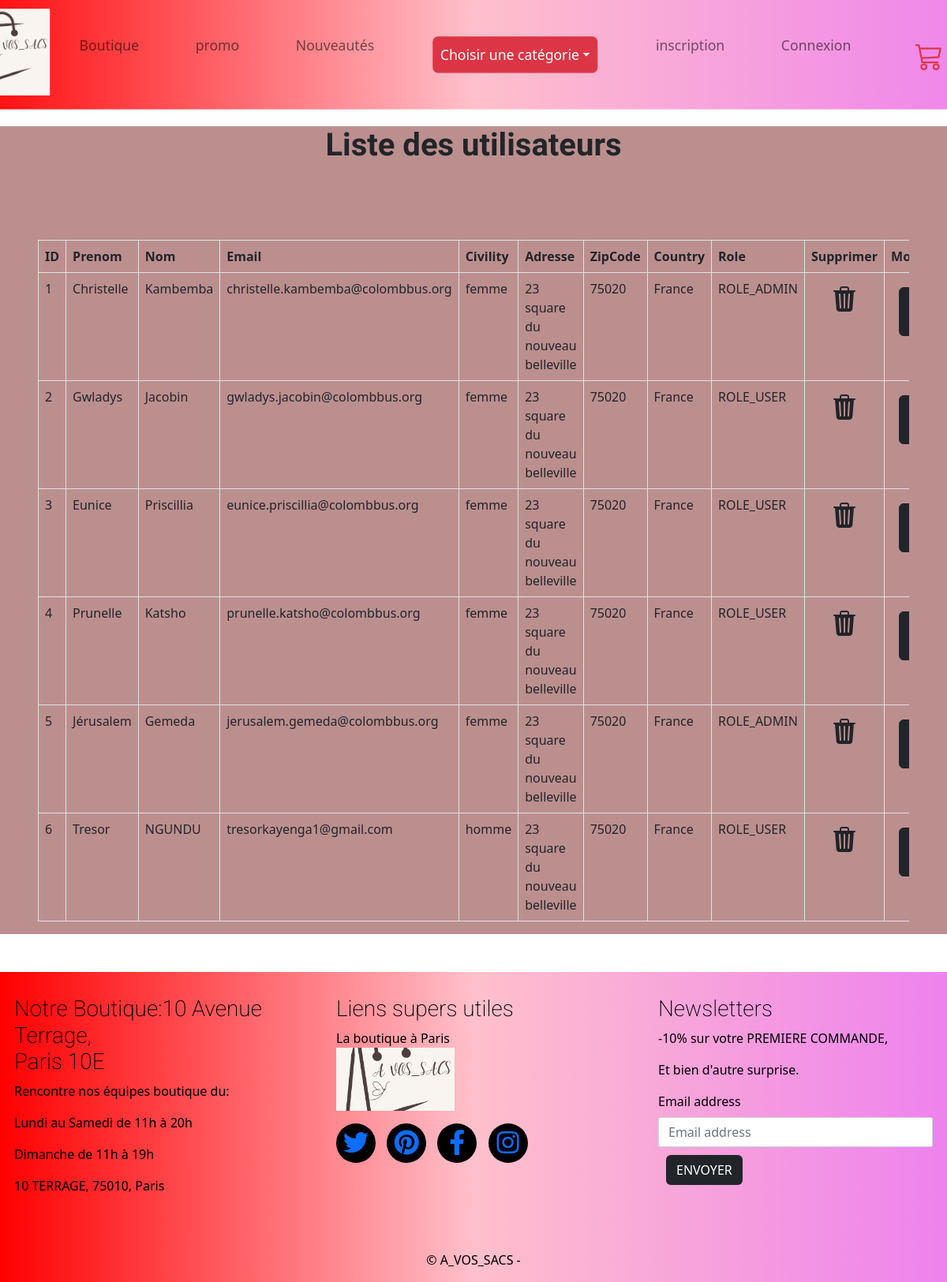
Screenshot of /admin_php/users.php with the database file from the repository.
### tables this page shows
CREATE TABLE `users` (
  `id_user` int NOT NULL,
  `prenom` varchar(50) NOT NULL,
  `nom` varchar(50) NOT NULL,
  `email` varchar(100) NOT NULL,
  `mdp` varchar(255) NOT NULL,
  `civility` enum('femme','homme') DEFAULT NULL,
  `adresse` varchar(50) NOT NULL,
  `zipCode` varchar(50) NOT NULL,
  `country` varchar(50) NOT NULL,
  `role` enum('ROLE_USER','ROLE_ADMIN') NOT NULL DEFAULT 'ROLE_USER'
);

### inc/functions.inc.php (called while the page is built, shortened)
<?php
function connexionBdd()
{
    $dsn = "mysql:host=" . DBHOST . ";dbname=" . DBNAME . ";charset=utf8";
    try {
        $pdo = new PDO($dsn, DBUSER, DBPASS);
        $pdo->setAttribute(PDO::ATTR_ERRMODE, PDO::ERRMODE_EXCEPTION);
        $pdo->setAttribute(PDO::ATTR_DEFAULT_FETCH_MODE, PDO::FETCH_ASSOC);
    } catch (PDOException $e) {
        die($e->getMessage());
    }
    return $pdo;
}
function allUsers(): array
{
    $pdo = connexionBdd();
    $sql = "SELECT * FROM users";
    $request = $pdo->query($sql);
    $result = $request->fetchAll();
    return $result;
}

### admin_php/users.php (the view, shortened to what this page needs)
<?php
require_once "../inc/functions.inc.php";
require_once "../inc/header.inc.php";
?>
<main class="" style="background:rosybrown  ;">
<div class="d-flex flex-column m-5  table-responsive">
    <h1 class="text-center fw-bolder mb-5">Liste des utilisateurs</h1>
    <table class="table table-rosybrown table-bordered  mt-5">
        <thead>
            <tr>
                <th>ID</th>
                <th>Prenom</th>
                <th>Nom</th>
                <th>Email</th>
                <th>Civility</th>
                <th>Adresse</th>
                <th>ZipCode</th>
                <th>Country</th>
                <th>Role</th>
                <th>Supprimer</th>
                <th>Modifier</th>
            </tr>
        </thead>
        <tbody>
        <?php
        $users = allUsers();
        foreach($users as $user){
        ?>
            <tr>
                <td><?=$user['id_user']?></td>
                <td><?=ucfirst($user['prenom'])?></td>
                <td><?=ucfirst($user['nom'])?></td>
                <td><?=$user['email']?></td>
                <td><?=$user['civility']?></td>
                <td><?=$user['adresse']?></td>
                <td><?=$user['zipCode']?></td>
                <td><?=ucfirst($user['country'])?></td>
                <td><?=$user['role']?></td>
                <td class="text-center">
                    <a href="dashboard.php?users.php&action=delete&id_user=<?= $user['id_user']?>"><i class="bi bi-trash3-fill text-dark"></i></a>
                </td>
                <td class="text-center">
                    <a href="dashboard.php?users.php&action=update&id_user=<?= $user['id_user']?>" class="btn btn-dark"><?=($user['role']) == 'ROLE_ADMIN' ? 'Rôle user' : 'Rôle admin'?>
                </td>
            </tr>
            <?php
            }
            ?>
        </tbody>
    </table>
</div>
</main>
<?php
require_once "../inc/footer.inc.php"
?>

### assets/css/style.css (style rules this page uses)
* { box-sizing: border-box; margin: 0; padding: 0; }
h1 { font-family: tangerine; }
main { margin-top: 10em; }
a { text-decoration: none; }
.bi { font-size: 2rem; color: #000; display: flex; justify-content: center; align-items: center; border-radius: 50%; height: 50px; width: 50px; margin: auto; }
.btn { color: #fff; margin: 10px; }

### rows the page displays
users: id_user "1", prenom "Christelle", nom "Kambemba", email "christelle.kambemba@colombbus.org", civility "femme", adresse "23 square du nouveau belleville", zipCode "75020", country "France", role "ROLE_ADMIN"
users: id_user "2", prenom "Gwladys", nom "Jacobin", email "gwladys.jacobin@colombbus.org", civility "femme", adresse "23 square du nouveau belleville", zipCode "75020", country "France", role "ROLE_USER"
users: id_user "3", prenom "Eunice", nom "Priscillia", email "eunice.priscillia@colombbus.org", civility "femme", adresse "23 square du nouveau belleville", zipCode "75020", country "France", role "ROLE_USER"
users: id_user "4", prenom "Prunelle", nom "Katsho", email "prunelle.katsho@colombbus.org", civility "femme", adresse "23 square du nouveau belleville", zipCode "75020", country "France", role "ROLE_USER"
users: id_user "5", prenom "Jérusalem", nom "Gemeda", email "jerusalem.gemeda@colombbus.org", civility "femme", adresse "23 square du nouveau belleville", zipCode "75020", country "France", role "ROLE_ADMIN"
users: id_user "6", prenom "Tresor", nom "NGUNDU", email "tresorkayenga1@gmail.com", civility "homme", adresse "23 square du nouveau belleville", zipCode "75020", country "France", role "ROLE_USER"
